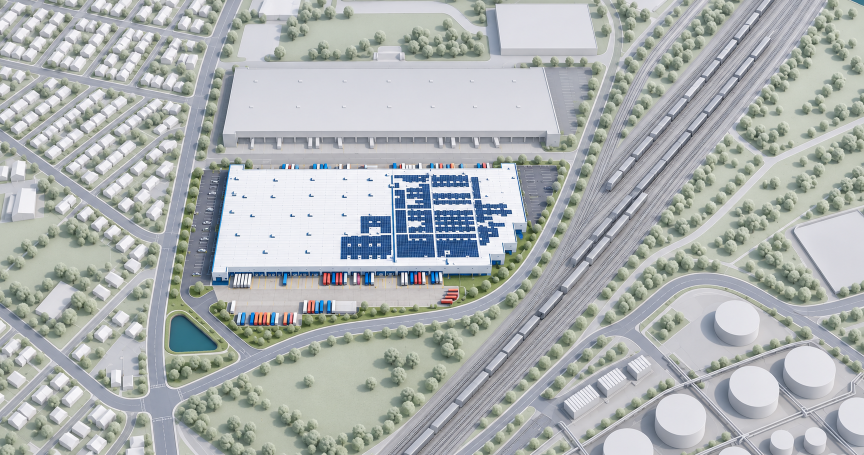
#> input picture SourceAssets/MPR/reference_v4/references/ChatGPT 图像 2026年11月2日 15_56_24.png, 1728 x 910 px (shown at 1/2 size)
$ python extract_mpr_reference_context.py
#> lines starting #> are read from the running program, lines starting #| are printed output that depends on the picture; after the words box and inside, x2 and y2 are one past the last pixel; in counts of white or black regions, pixels touching at a corner belong together
"""Reference-only pixel-domain roof inventory; no CAD or Unreal mutations.

Neutral bright roof components are inspected against the supplied overall.
The detected outlines are image evidence, not a surveyed building footprint.
Heights and hidden facades are explicitly estimated for the reference rebuild.
"""
from pathlib import Path
import json
import math
import hashlib
import itertools
import numpy as np
from PIL import Image, ImageDraw, ImageFont

ROOT = Path(__file__).resolve().parents[2]
REFERENCE_NAME = 'ChatGPT 图像 2026年11月2日 15_56_24.png'
LOCAL_REFERENCE = ROOT/'SourceAssets/MPR/reference_v4/references'/REFERENCE_NAME
SOURCE = LOCAL_REFERENCE if LOCAL_REFERENCE.is_file() else Path(r'D:/CodexTemp/output/imagegen/industrial-saas/multiview')/REFERENCE_NAME
OUT = ROOT/'SourceAssets/MPR/reference_v4/context'


def hull(points):
    points = sorted(set(points))
    def cross(o, a, b):
        return (a[0]-o[0])*(b[1]-o[1])-(a[1]-o[1])*(b[0]-o[0])
    lower, upper = [], []
    for p in points:
        while len(lower)>1 and cross(lower[-2], lower[-1], p)<=0:lower.pop()
        lower.append(p)
    for p in reversed(points):
        while len(upper)>1 and cross(upper[-2], upper[-1], p)<=0:upper.pop()
        upper.append(p)
    return lower[:-1]+upper[:-1]


def components(mask):
    seen=np.zeros(mask.shape,dtype=bool);rows=[];height,width=mask.shape
    for y,x in zip(*np.where(mask)):
        if seen[y,x]:continue
        queue=[(int(x),int(y))];seen[y,x]=True;points=[]
        while queue:
            px,py=queue.pop();points.append((px,py))
            for dx,dy in ((-1,0),(1,0),(0,-1),(0,1)):
                a,b=px+dx,py+dy
                if 0<=a<width and 0<=b<height and mask[b,a] and not seen[b,a]:seen[b,a]=True;queue.append((a,b))
        rows.append(points)
    return rows


def rectangle(poly):
    pts=np.asarray(poly,dtype=float);best=None
    for a,b in zip(poly,poly[1:]+poly[:1]):
        angle=math.atan2(b[1]-a[1],b[0]-a[0]);c,s=math.cos(angle),math.sin(angle)
        rotation=np.array([[c,s],[-s,c]]);local=pts@rotation.T;lo=local.min(axis=0);hi=local.max(axis=0)
        area=float(np.prod(hi-lo))
        if best is None or area<best[0]:
            corners=np.array([[lo[0],lo[1]],[hi[0],lo[1]],[hi[0],hi[1]],[lo[0],hi[1]]])@rotation
            best=area,corners.tolist(),[float(v) for v in hi-lo],angle
    return best


def roof_quad(poly):
    """Largest quadrilateral INSIDE the actual roof hull, not its empty bbox."""
    best=None
    for indices in itertools.combinations(range(len(poly)),4):
        q=[poly[i] for i in indices]
        area=abs(sum(a[0]*b[1]-b[0]*a[1] for a,b in zip(q,q[1:]+q[:1])))/2
        if best is None or area>best[0]:best=(area,q)
    return best[1]


def main():
    OUT.mkdir(parents=True,exist_ok=True)
    im=Image.open(SOURCE).convert('RGB');a=np.asarray(im).astype(int);y,x=np.indices(a.shape[:2])
#> in main, im is the input picture: PIL image 1728x910 RGB; mean R, G, B 173.3, 178.1, 177.9
    # The visible housing strip narrows toward the bottom. This hand-checked
    # boundary excludes the main campus roads/parking and large neighbor.
    right=np.interp(y,[0,150,350,500,650,800,910],[430,400,365,330,300,295,295])
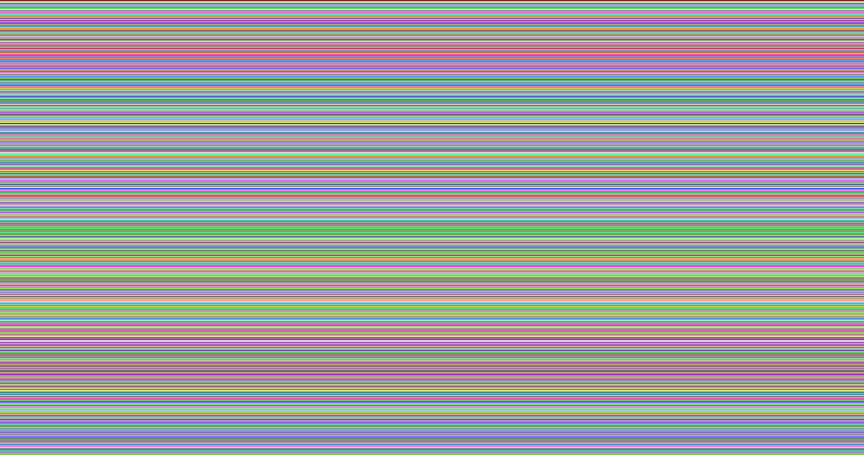
#> y: shape (910, 1728) int64 (shown at 1/2 size); 910 distinct labels, from 0 to 909; one colour per label, 0 black
    mask=(x<right)&(a.min(axis=2)>=198)&(a[:,:,2]>=a[:,:,1]-5)&(a[:,:,0]>=a[:,:,1]-4)
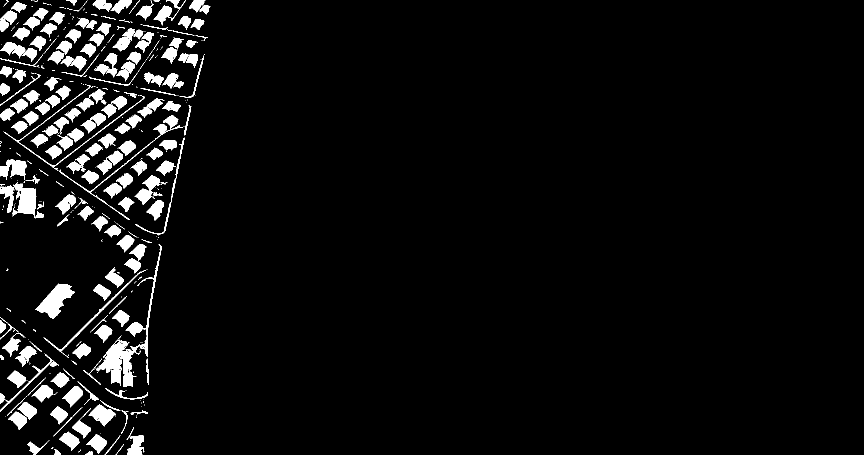
#> mask: shape (910, 1728) bool (shown at 1/2 size); 5.1% white; 416 white regions (227 under 20 px), largest, box (x1, y1, x2, y2) and area: (191, 671, 281, 774) 3696, (71, 567, 150, 637) 2506, (26, 364, 88, 437) 2018
    rows=[]
    for pts in components(mask):
#> in components, `height, width = mask.shape`: height = 910; width = 1728
        if not 55<=len(pts)<=2600:continue
        p=hull(pts)
        if len(p)<3:continue
        area,corners,size,angle=rectangle(p)
        if min(size)<5 or max(size)>85 or max(size)/min(size)>4.0:continue
        center=np.mean(pts,axis=0).tolist()
        q=roof_quad(p)
        rows.append(dict(id='',type='house_gable',pixel_outline=[[round(v,2) for v in p] for p in q],
                         visible_roof_hull_px=p,pixel_roof_center=[round(v,2) for v in center],
                         pixel_size=[round(v,2) for v in size],pixel_long_edge_angle_deg=round(math.degrees(angle),2),
                         estimated_height_m=6.4 if area>800 else 5.6,visible_roof_pixels=len(pts),
                         confidence='segmented bright neutral roof; manually review overlay',
                         geometry_origin='reference image roof, not CAD footprint'))
#> this loop made 983 passes
#> after the loop, rows = 140 items
    rows.sort(key=lambda r:(int(r['pixel_roof_center'][1]/100),r['pixel_roof_center'][0]))
    for i,r in enumerate(rows):r['id']='house_%03d'%(i+1)
#> this loop made 140 passes
    # Pixel overlay review: these narrow neutral pieces are driveway/porch
    # fragments of an already-counted building, not additional houses.
    rejected={'house_%03d'%i for i in (49,57,86,97,99,101,114,123,127,137)}
#> rejected = 10 items
    rows=[r for r in rows if r['id'] not in rejected]
#> rows = 130 items
    for row in rows:
        row['confidence']='roof component visually checked against reference overlay'
        if row['id'] in {'house_084','house_085','house_100','house_116'}:
            row.update(type='flat_industrial',estimated_height_m=7.0)
#> this loop made 130 passes
    # The five longest connected bright components contain attached/adjacent
    # roof pairs. Split along their long screen axis to keep separate ridges.
    split_ids={'house_001','house_002','house_070','house_091','house_095'}
    refined=[]
    for row in rows:
        if row['id'] not in split_ids:refined.append(row);continue
        q=row['pixel_outline']
        if math.dist(q[0],q[1])<math.dist(q[1],q[2]):q=q[1:]+q[:1]
        lerp=lambda a,b,t:[a[i]*(1-t)+b[i]*t for i in (0,1)]
        for suffix,(t0,t1) in [('a',(0,.47)),('b',(.53,1))]:
            part=dict(row);part['id']=row['id']+'_'+suffix
            part['pixel_outline']=[lerp(q[0],q[1],t0),lerp(q[0],q[1],t1),lerp(q[3],q[2],t1),lerp(q[3],q[2],t0)]
            part['pixel_roof_center']=np.mean(part['pixel_outline'],axis=0).tolist();part['confidence']='manually separated adjacent roofs within one bright connected component'
            refined.append(part)
#> this loop made 130 passes
#> q on passes 1 to 2: [[1, 37], [20, 21], [33, 35], [4, 63]], [[14, 84], [48, 95], [38, 116], [1, 101]]
#> after the loop, refined = 135 items
    rows=refined
#> rows = 135 items
    # Shaded roofs missed by the brightness segmentation are explicitly traced.
    for identifier,points in [('house_manual_01',[[254,650],[272,642],[283,654],[265,673]]),
                              ('house_manual_02',[[251,758],[280,758],[282,777],[253,777]])]:
        rows.append(dict(id=identifier,type='house_gable',pixel_outline=points,
                         pixel_roof_center=np.mean(points,axis=0).tolist(),estimated_height_m=5.6,
                         confidence='manual roof trace; shaded surface below segmentation threshold',geometry_origin='reference image roof'))
#> after the loop, rows = 137 items
    # Large context roofs are explicitly traced, including the visible roof's
    # top plane. Heights allow the camera calibration to back-project correctly.
    large=[
      dict(id='neighbor_warehouse',type='warehouse_deep_docks',pixel_outline=[[469,137],[1090,137],[1116,261],[447,261]],estimated_height_m=30.0,
           height_basis='visual reconstruction: calibrated reference roof edge y261 and wall foot y295; not surveyed height',
           dock_facade_pixel_edge=[[447,261],[1116,261]],dock_count=28,roof_node_columns=7,roof_node_rows=2),
      dict(id='north_office_warehouse',type='flat_industrial',pixel_outline=[[990,7],[1174,8],[1199,99],[1003,99]],estimated_height_m=12.0),
      dict(id='northwest_industrial',type='flat_industrial',pixel_outline=[[487,49],[568,49],[554,101],[475,102]],estimated_height_m=7.0),
      dict(id='northwest_cropped_industrial',type='flat_industrial',pixel_outline=[[518,0],[601,0],[594,30],[508,30]],estimated_height_m=8.0),
      dict(id='east_industrial',type='flat_industrial',pixel_outline=[[1598,463],[1728,418],[1728,569],[1644,584]],estimated_height_m=10.5),
      dict(id='rail_service_shed_01',type='sawtooth_industrial',pixel_outline=[[1123,793],[1175,770],[1204,800],[1152,827]],estimated_height_m=5.2),
      dict(id='rail_service_shed_02',type='sawtooth_industrial',pixel_outline=[[1196,749],[1231,732],[1259,758],[1223,779]],estimated_height_m=5.2),
      dict(id='rail_service_shed_03',type='sawtooth_industrial',pixel_outline=[[1251,719],[1284,704],[1310,730],[1277,748]],estimated_height_m=5.2),
    ]
    tanks=[dict(id='tank_%02d'%i,type='cylindrical_tank',pixel_roof_center=p,pixel_roof_ellipse_radius_px=r,estimated_height_m=h)
           for i,p,r,h in [(1,[1474,631],[46,35],12),(2,[1619,729],[50,40],12),(3,[1507,774],[52,41],12),
                          (4,[1353,829],[51,40],12),(5,[1253,890],[53,39],12),(6,[1719,830],[46,38],12),
                          (7,[1563,883],[23,18],9),(8,[1631,871],[22,18],9)]]
#> tanks = 8 items
    blocks=[dict(id='left_north',pixel_polygon=[[0,0],[429,0],[396,154],[0,132]],road_alignment='diagonal blocks; traced houses retain independent rotations'),
            dict(id='left_middle',pixel_polygon=[[0,145],[394,190],[351,445],[0,293]],road_alignment='NW-SE / NE-SW diagonal residential grid'),
            dict(id='left_south',pixel_polygon=[[0,309],[329,484],[292,910],[0,910]],road_alignment='curving collector and detached-house loops')]
    streets=[dict(name='HousingStreet_%02d'%(i+1),width_px=w,radius_px=8,points=pts)
             for i,(w,pts) in enumerate([
              (11,[[-25,-8],[164,35],[420,79]]),(14,[[-25,119],[159,156],[388,198]]),
              (13,[[89,-20],[-20,121]]),(13,[[197,-20],[78,139]]),
              (8,[[288,-20],[171,161]]),(6,[[388,-18],[371,15],[360,29],[347,51],[320,97],[290,147],[271,177]]),
              (13,[[103,145],[-20,237]]),(13,[[208,166],[28,305]]),
              (13,[[306,189],[133,329]]),(16,[[-25,255],[123,370],[221,436],[305,477]]),
              (12,[[351,269],[311,288],[228,352],[173,395]]),
              (16,[[-25,610],[110,715],[198,785],[248,804],[298,805]]),
              (12,[[306,558],[270,562],[223,613],[153,679],[99,727]]),
              (13,[[275,695],[227,695],[174,745]]),(13,[[106,735],[16,813],[-20,843]]),
              (10,[[187,814],[118,875],[68,927]]),
             ])]
#> streets = 16 items
    tank_pads=[dict(id='tank_upper_pad',outline=[[1378,604],[1448,576],[1580,636],[1598,683],[1434,737],[1341,680]]),
               dict(id='tank_lower_pad',outline=[[1215,787],[1379,714],[1581,685],[1728,744],[1728,910],[1090,910]]),
               dict(id='service_shed_pad',outline=[[1094,821],[1260,710],[1309,718],[1393,799],[1180,910],[1073,897]])]
    tank_pipes=[[[1110,842],[1195,797],[1369,737],[1590,680]],[[1160,909],[1369,830],[1631,747],[1719,688]],
                [[1292,705],[1376,790],[1484,910]],[[1548,696],[1641,797],[1728,877]]]
    data=dict(schema_version=4,source=str(SOURCE),source_sha256=hashlib.sha256(SOURCE.read_bytes()).hexdigest(),image_size=list(im.size),
              coordinate_space='pixel x right, y down; roof points must back-project at estimated roof elevation',
              source_policy='Entire exterior layout follows the approved image. No surrounding CAD position constraint.',
              buildings=rows+large,tanks=tanks,tank_pads=tank_pads,tank_pipes=tank_pipes,neighborhoods=blocks,residential_streets=streets,streets=streets,rejected_fragment_ids=sorted(rejected),
              assumptions=['Roof height, unseen walls/windows/porches and out-of-frame continuation are visual estimates.',
                           'Visible roof outlines are traced/extracted, not randomly scattered. Main interior and assets remain unchanged.'])
#> data = 15 items
    (OUT/'reference_context_layout.json').write_text(json.dumps(data,ensure_ascii=False,indent=2),encoding='utf-8')
    # Diagnostic overlay, not a modified user design deliverable.
    draw=ImageDraw.Draw(im)
    for row in rows:
        points=[tuple(p) for p in row['pixel_outline']];draw.line(points+[points[0]],fill=(255,70,30),width=1)
        p=row['pixel_roof_center'];draw.text((p[0],p[1]),row['id'][6:],fill=(15,20,230))
#> this loop made 137 passes
#> (points, p) on passes 1 to 6: ([(1, 37), (9.93, 29.48), (17.63, 49.84), (4, 63)], [8.14, 44.83]), ([(11.07, 28.52), (20, 21), (33, 35), (19.37, 48.16)], [20.86, 33.17]), ([(14, 84), (29.98, 89.17), (18.39, 108), (1, 101)], [15.84, 95.56]), ([(32.02, 89.83), (48, 95), (38, 116), (20.61, 109)], [34.66, 102.4]), ([(32, 5), (53, 10), (38, 25), (22, 18)], [37.37, 13.3]), ([(25, 72), (38, 56), (58, 61), (43, 81)], [43.48, 66.28])
    for row in large:draw.line([tuple(p) for p in row['pixel_outline']]+[tuple(row['pixel_outline'][0])],fill=(20,65,255),width=2)
    im.save(OUT/'reference_context_pixel_audit.png')
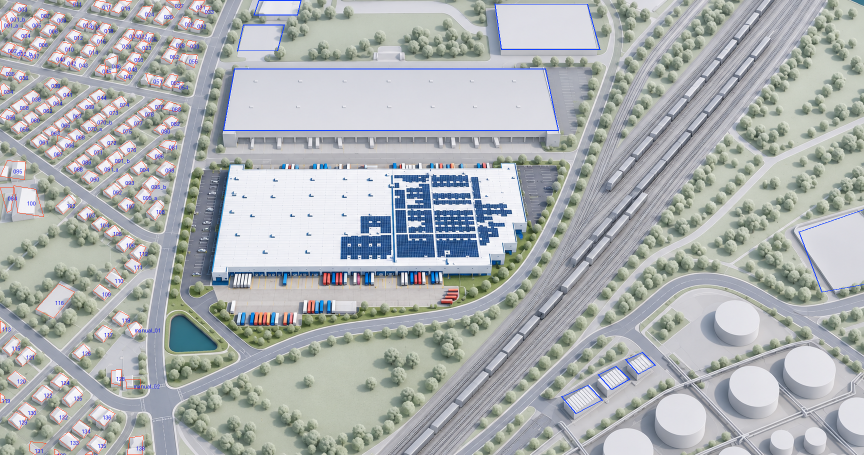
#> saved as reference_context_pixel_audit.png: PIL image 1728x910 RGB (shown at 1/2 size); mean R, G, B 172.2, 176, 177.1
    print('REFERENCE_CONTEXT_LAYOUT',len(rows),'houses',len(large),'large buildings',len(tanks),'tanks')
#| REFERENCE_CONTEXT_LAYOUT 137 houses 8 large buildings 8 tanks


if __name__=='__main__':main()

$ run again, with SourceAssets/MPR/reference_v4/references/01-front-left-aerial.png copied over SourceAssets/MPR/reference_v4/references/ChatGPT 图像 2026年11月2日 15_56_24.png
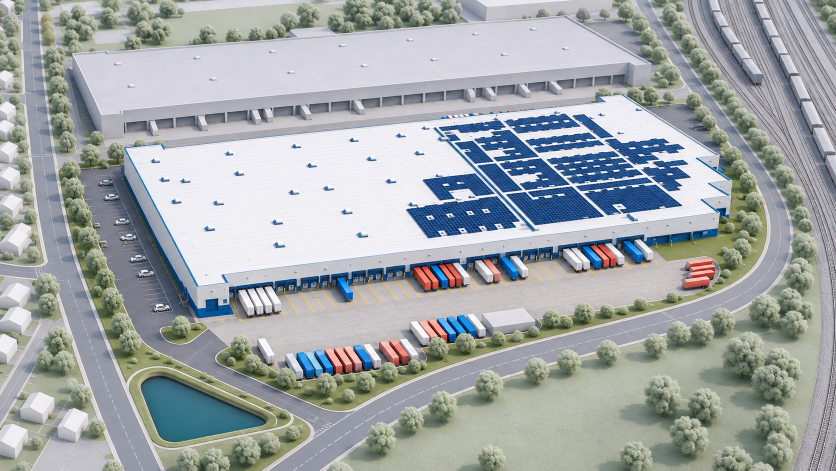
#> input picture SourceAssets/MPR/reference_v4/references/01-front-left-aerial.png, 1672 x 941 px (shown at 1/2 size)
#> in main, im is the input picture: PIL image 1672x941 RGB; mean R, G, B 161.3, 166.5, 167.9
#> y: shape (941, 1672) int64; 941 distinct labels, from 0 to 940
#> in main, `mask=(x<right)&(a.min(axis=2)>=198)&(a[:,:,2]>=a[:,:,1]-5)&(a[:,:,0]>=..`:
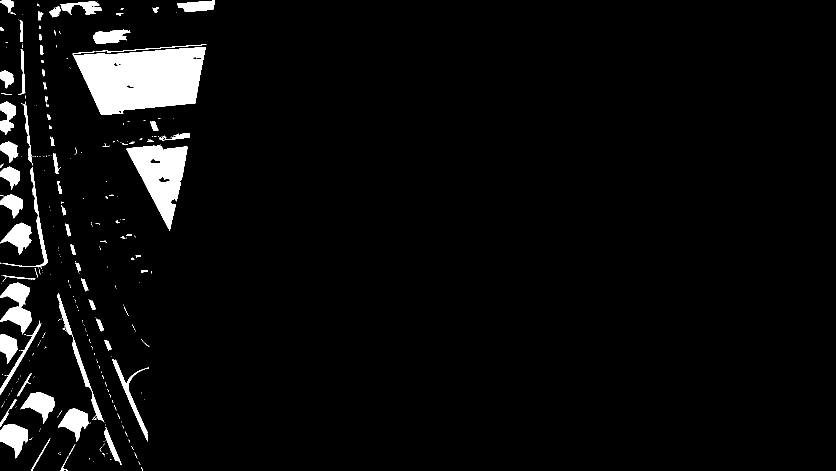
#> mask: shape (941, 1672) bool (shown at 1/2 size); 4.5% white; 302 white regions (225 under 20 px), largest, box (x1, y1, x2, y2) and area: (145, 94, 412, 230) 26027, (253, 289, 375, 462) 10262, (0, 565, 63, 669) 3253
#> height = 941; width = 1672
#> the loop in main, `for pts in components(mask):` made 486 passes
#> after the loop in main, `for pts in components(mask):`: rows = 27 items
#> the loop in main, `for i,r in enumerate(rows):r['id']='house_%03d'%(i+1)` made 27 passes
#> rejected = 10 items
#> the loop in main, `for row in rows:` made 27 passes
#> the loop in main, `for row in rows:` made 27 passes
#> q on passes 1 to 2: [[0, 3], [20, 0], [27, 13], [17, 25]], [[86, 27], [80, 40], [76, 39], [76, 23]]
#> after the loop in main, `for row in rows:`: refined = 29 items
#> after the loop in main, `for identifier,points in [('house_manual_01',[[254,650],[272,642],[283..`: rows = 31 items
#> tanks = 8 items
#> streets = 16 items
#> data = 15 items
#> the loop in main, `for row in rows:` made 31 passes
#> (points, p) on passes 1 to 6: ([(0, 3), (9.4, 1.59), (21.7, 19.36), (17, 25)], [12.02, 12.24]), ([(10.6, 1.41), (20, 0), (27, 13), (22.3, 18.64)], [19.98, 8.26]), ([(86, 27), (83.18, 33.11), (76, 30.52), (76, 23)], [80.3, 28.41]), ([(82.82, 33.89), (80, 40), (76, 39), (76, 31.48)], [78.7, 36.09]), ([(99, 23), (118, 13), (117, 31), (105, 34)], [110.4, 23.69]), ([(121, 8), (190, 3), (203, 21), (142, 29)], [165.4, 13.88])
#> in main, `im.save(OUT/'reference_context_pixel_audit.png')`:
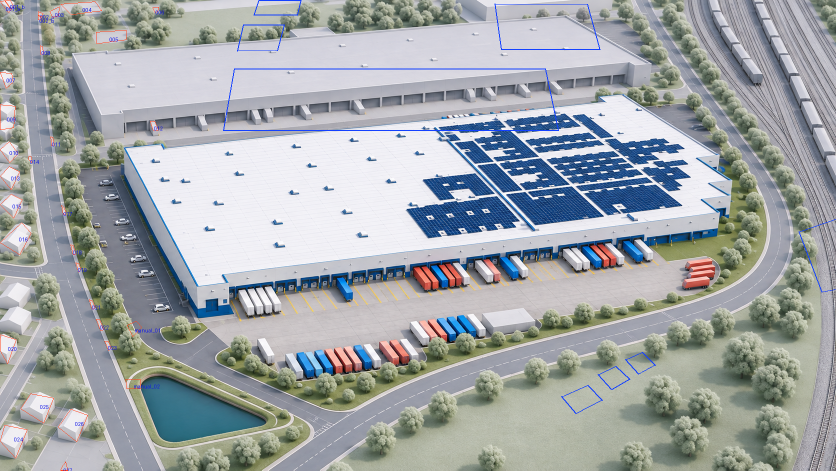
#> saved as reference_context_pixel_audit.png: PIL image 1672x941 RGB (shown at 1/2 size); mean R, G, B 160.5, 165.6, 167.9
#| REFERENCE_CONTEXT_LAYOUT 31 houses 8 large buildings 8 tanks
